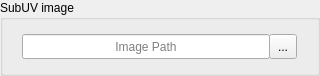
     <widget class="QGroupBox" name="grb_subuv_image">
      <property name="minimumSize">
       <size>
        <width>320</width>
        <height>76</height>
       </size>
      </property>
      <property name="maximumSize">
       <size>
        <width>320</width>
        <height>76</height>
       </size>
      </property>
      <property name="title">
       <string>SubUV image</string>
      </property>
      <layout class="QGridLayout" name="gridLayout_2">
       <item row="0" column="0">
        <widget class="QFrame" name="fr_select_field">
         <property name="minimumSize">
          <size>
           <width>275</width>
           <height>25</height>
          </size>
         </property>
         <property name="maximumSize">
          <size>
           <width>275</width>
           <height>25</height>
          </size>
         </property>
         <property name="frameShape">
          <enum>QFrame::NoFrame</enum>
         </property>
         <property name="frameShadow">
          <enum>QFrame::Raised</enum>
         </property>
         <layout class="QGridLayout" name="gridLayout">
          <property name="leftMargin">
           <number>0</number>
          </property>
          <property name="topMargin">
           <number>0</number>
          </property>
          <property name="rightMargin">
           <number>0</number>
          </property>
          <property name="bottomMargin">
           <number>0</number>
          </property>
          <item row="0" column="0">
           <widget class="QLineEdit" name="fld_path">
            <property name="minimumSize">
             <size>
              <width>248</width>
              <height>25</height>
             </size>
            </property>
            <property name="maximumSize">
             <size>
              <width>248</width>
              <height>25</height>
             </size>
            </property>
            <property name="alignment">
             <set>Qt::AlignCenter</set>
            </property>
            <property name="placeholderText">
             <string>Image Path</string>
            </property>
           </widget>
          </item>
          <item row="0" column="1">
           <widget class="QToolButton" name="btn_path">
            <property name="minimumSize">
             <size>
              <width>28</width>
              <height>25</height>
             </size>
            </property>
            <property name="maximumSize">
             <size>
              <width>28</width>
              <height>25</height>
             </size>
            </property>
            <property name="text">
             <string>...</string>
            </property>
           </widget>
          </item>
         </layout>
        </widget>
       </item>
      </layout>
     </widget>
